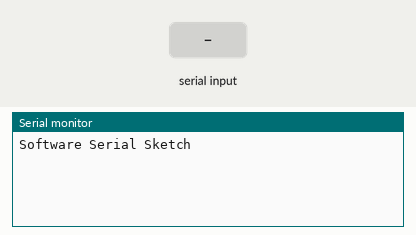
This sketch was run on a simulated Arduino Uno, built with avr-gcc and run on an emulated ATmega328P. On the bench: the last lines printed to the serial monitor. The test bench sets the inputs (shaded band).

Above: at 1.2 s.
1.3 s: "1" received over the second serial link
At 2.1 s:
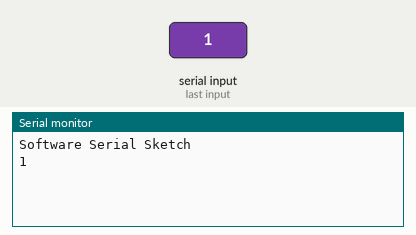
2.8 s: "0" received over the second serial link
At 3.2 s:
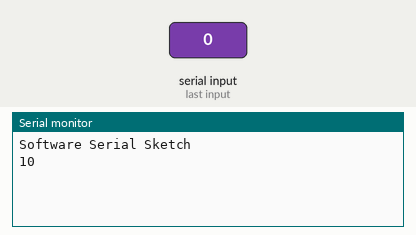

The sketch:

sim800basicArduinodanESP8266.ino
```cpp
#include <SoftwareSerial.h>
SoftwareSerial mySerial(7,8);
//jika pakai esp8266 hapus baris atas dan ganti dengan dibawah
//SoftwareSerial mySerial(D2,D3);
void setup() {
  Serial.begin(9600);
  Serial.println("Software Serial Sketch");
  mySerial.begin(9600);
}
void loop() { // run over and over
  while(mySerial.available()) {
    Serial.write(mySerial.read());
  }
  while(Serial.available()) {
    mySerial.write(Serial.read());
  }
}
```

Measured:
- after the input at 1.3 s, the serial monitor: prints a new line at once (image 1)
- after the input at 2.8 s, the serial monitor: prints a new line at once (image 2)
